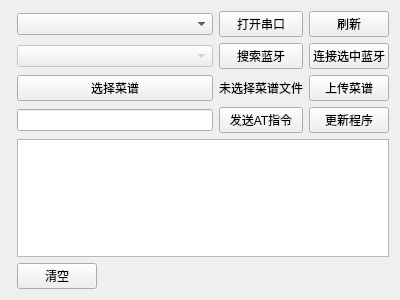
<?xml version="1.0" encoding="UTF-8"?>
<ui version="4.0">
 <class>bluetooth</class>
 <widget class="QWidget" name="bluetooth">
  <property name="geometry">
   <rect>
    <x>0</x>
    <y>0</y>
    <width>400</width>
    <height>300</height>
   </rect>
  </property>
  <property name="sizePolicy">
   <sizepolicy hsizetype="Preferred" vsizetype="Preferred">
    <horstretch>0</horstretch>
    <verstretch>0</verstretch>
   </sizepolicy>
  </property>
  <property name="windowTitle">
   <string>Form</string>
  </property>
  <layout class="QFormLayout" name="formLayout">
   <property name="fieldGrowthPolicy">
    <enum>QFormLayout::AllNonFixedFieldsGrow</enum>
   </property>
   <item row="0" column="1">
    <layout class="QGridLayout" name="gridLayout">
     <property name="sizeConstraint">
      <enum>QLayout::SetDefaultConstraint</enum>
     </property>
     <item row="3" column="0">
      <widget class="QPushButton" name="button_menuSelect">
       <property name="text">
        <string>选择菜谱</string>
       </property>
      </widget>
     </item>
     <item row="3" column="2">
      <widget class="QPushButton" name="button_uploadMenu">
       <property name="text">
        <string>上传菜谱</string>
       </property>
      </widget>
     </item>
     <item row="0" column="1">
      <widget class="QPushButton" name="button_comSelected">
       <property name="text">
        <string>打开串口</string>
       </property>
      </widget>
     </item>
     <item row="7" column="0">
      <widget class="QPushButton" name="button_clearDisplay">
       <property name="sizePolicy">
        <sizepolicy hsizetype="Fixed" vsizetype="Fixed">
         <horstretch>0</horstretch>
         <verstretch>0</verstretch>
        </sizepolicy>
       </property>
       <property name="text">
        <string>清空</string>
       </property>
      </widget>
     </item>
     <item row="2" column="1">
      <widget class="QPushButton" name="button_bluetoothSearch">
       <property name="text">
        <string>搜索蓝牙</string>
       </property>
      </widget>
     </item>
     <item row="2" column="2">
      <widget class="QPushButton" name="button_bluetoothSelected">
       <property name="text">
        <string>连接选中蓝牙</string>
       </property>
      </widget>
     </item>
     <item row="0" column="2">
      <widget class="QPushButton" name="button_refresh">
       <property name="text">
        <string>刷新</string>
       </property>
      </widget>
     </item>
     <item row="5" column="1">
      <widget class="QPushButton" name="button_send">
       <property name="text">
        <string>发送AT指令</string>
       </property>
      </widget>
     </item>
     <item row="6" column="0" colspan="3">
      <widget class="QTextBrowser" name="textBrowser">
       <property name="enabled">
        <bool>true</bool>
       </property>
       <property name="sizePolicy">
        <sizepolicy hsizetype="Expanding" vsizetype="Expanding">
         <horstretch>0</horstretch>
         <verstretch>0</verstretch>
        </sizepolicy>
       </property>
       <property name="minimumSize">
        <size>
         <width>0</width>
         <height>0</height>
        </size>
       </property>
      </widget>
     </item>
     <item row="5" column="0">
      <widget class="QLineEdit" name="edit_command"/>
     </item>
     <item row="3" column="1">
      <widget class="QLabel" name="label_menuSelected">
       <property name="text">
        <string>未选择菜谱文件</string>
       </property>
      </widget>
     </item>
     <item row="0" column="0">
      <widget class="QComboBox" name="combox_comDisplay"/>
     </item>
     <item row="2" column="0">
      <widget class="QComboBox" name="combox_bluetoothDisplay">
       <property name="enabled">
        <bool>false</bool>
       </property>
      </widget>
     </item>
     <item row="5" column="2">
      <widget class="QPushButton" name="button_programUpdate">
       <property name="text">
        <string>更新程序</string>
       </property>
      </widget>
     </item>
    </layout>
   </item>
  </layout>
 </widget>
 <resources/>
 <connections/>
</ui>
